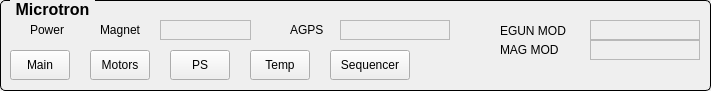
       <widget class="QGroupBox" name="titleGroupBox_3">
        <property name="geometry">
         <rect>
          <x>0</x>
          <y>100</y>
          <width>711</width>
          <height>91</height>
         </rect>
        </property>
        <property name="font">
         <font>
          <pointsize>12</pointsize>
          <weight>75</weight>
          <bold>true</bold>
         </font>
        </property>
        <property name="styleSheet">
         <string notr="true">QGroupBox {
     border: 1px solid black;
     border-radius: 5px;
     margin-top: 0.5em;
 }
 
 QGroupBox::title {
     subcontrol-origin: margin;
     left: 10px;
     padding: 0 3px 0 3px;
 }</string>
        </property>
        <property name="title">
         <string>Microtron</string>
        </property>
        <widget class="QESimpleShape" name="qesimpleshape_5">
         <property name="geometry">
          <rect>
           <x>10</x>
           <y>20</y>
           <width>16</width>
           <height>20</height>
          </rect>
         </property>
         <property name="sizePolicy">
          <sizepolicy hsizetype="Preferred" vsizetype="Preferred">
           <horstretch>0</horstretch>
           <verstretch>0</verstretch>
          </sizepolicy>
         </property>
         <property name="shape">
          <enum>QSimpleShape::circle</enum>
         </property>
         <property name="modulus">
          <number>2</number>
         </property>
         <property name="colour0" stdset="0">
          <color>
           <red>20</red>
           <green>60</green>
           <blue>20</blue>
          </color>
         </property>
         <property name="colour1" stdset="0">
          <color>
           <red>5</red>
           <green>240</green>
           <blue>5</blue>
          </color>
         </property>
         <property name="variable" stdset="0">
          <string>MI-PS:isRackPowerEnabled</string>
         </property>
         <property name="displayAlarmStateOption" stdset="0">
          <enum>QE::Never</enum>
         </property>
        </widget>
        <widget class="QLabel" name="label">
         <property name="geometry">
          <rect>
           <x>30</x>
           <y>20</y>
           <width>50</width>
           <height>20</height>
          </rect>
         </property>
         <property name="text">
          <string>Power</string>
         </property>
        </widget>
        <widget class="QLabel" name="label_4">
         <property name="geometry">
          <rect>
           <x>100</x>
           <y>20</y>
           <width>60</width>
           <height>20</height>
          </rect>
         </property>
         <property name="text">
          <string>Magnet</string>
         </property>
        </widget>
        <widget class="QESimpleShape" name="qesimpleshape_6">
         <property name="geometry">
          <rect>
           <x>80</x>
           <y>20</y>
           <width>16</width>
           <height>20</height>
          </rect>
         </property>
         <property name="sizePolicy">
          <sizepolicy hsizetype="Preferred" vsizetype="Preferred">
           <horstretch>0</horstretch>
           <verstretch>0</verstretch>
          </sizepolicy>
         </property>
         <property name="shape">
          <enum>QSimpleShape::circle</enum>
         </property>
         <property name="modulus">
          <number>2</number>
         </property>
         <property name="edgeColour">
          <color>
           <red>0</red>
           <green>0</green>
           <blue>0</blue>
          </color>
         </property>
         <property name="colour0" stdset="0">
          <color>
           <red>20</red>
           <green>60</green>
           <blue>20</blue>
          </color>
         </property>
         <property name="colour1" stdset="0">
          <color>
           <red>5</red>
           <green>240</green>
           <blue>5</blue>
          </color>
         </property>
         <property name="variable" stdset="0">
          <string>MI-PS-MM:getShutdownCondition.B3</string>
         </property>
         <property name="edgeVariable" stdset="0">
          <string>MI-PS-MM:getShutdownCondition.B3.SEVR</string>
         </property>
         <property name="displayAlarmStateOption" stdset="0">
          <enum>QE::Never</enum>
         </property>
        </widget>
        <widget class="QPushButton" name="btnMicrotronMotors">
         <property name="geometry">
          <rect>
           <x>90</x>
           <y>50</y>
           <width>60</width>
           <height>30</height>
          </rect>
         </property>
         <property name="text">
          <string>Motors</string>
         </property>
        </widget>
        <widget class="QPushButton" name="btnMIOperation">
         <property name="geometry">
          <rect>
           <x>10</x>
           <y>50</y>
           <width>60</width>
           <height>30</height>
          </rect>
         </property>
         <property name="text">
          <string>Main</string>
         </property>
        </widget>
        <widget class="QPushButton" name="btnMicrotronPS">
         <property name="geometry">
          <rect>
           <x>170</x>
           <y>50</y>
           <width>60</width>
           <height>30</height>
          </rect>
         </property>
         <property name="text">
          <string>PS</string>
         </property>
        </widget>
        <widget class="QPushButton" name="btnMicrotronTemps">
         <property name="geometry">
          <rect>
           <x>250</x>
           <y>50</y>
           <width>60</width>
           <height>30</height>
          </rect>
         </property>
         <property name="text">
          <string>Temp</string>
         </property>
        </widget>
        <widget class="QLabel" name="label_127">
         <property name="geometry">
          <rect>
           <x>290</x>
           <y>20</y>
           <width>40</width>
           <height>20</height>
          </rect>
         </property>
         <property name="text">
          <string>AGPS</string>
         </property>
        </widget>
        <widget class="QSimpleShape" name="ledPowerAGPS">
         <property name="geometry">
          <rect>
           <x>270</x>
           <y>20</y>
           <width>16</width>
           <height>20</height>
          </rect>
         </property>
         <property name="colour2" stdset="0">
          <color>
           <red>252</red>
           <green>233</green>
           <blue>79</blue>
          </color>
         </property>
         <property name="colour3" stdset="0">
          <color>
           <red>239</red>
           <green>41</green>
           <blue>41</blue>
          </color>
         </property>
        </widget>
        <widget class="QPushButton" name="btnSequencer">
         <property name="geometry">
          <rect>
           <x>330</x>
           <y>50</y>
           <width>80</width>
           <height>30</height>
          </rect>
         </property>
         <property name="text">
          <string>Sequencer</string>
         </property>
        </widget>
        <widget class="QELabel" name="qelabel_35">
         <property name="geometry">
          <rect>
           <x>160</x>
           <y>20</y>
           <width>91</width>
           <height>20</height>
          </rect>
         </property>
         <property name="frameShape">
          <enum>QFrame::StyledPanel</enum>
         </property>
         <property name="variable" stdset="0">
          <string>MI-PS-MM:getCurrent</string>
         </property>
        </widget>
        <widget class="QLabel" name="label_50">
         <property name="geometry">
          <rect>
           <x>500</x>
           <y>20</y>
           <width>81</width>
           <height>21</height>
          </rect>
         </property>
         <property name="text">
          <string>EGUN MOD</string>
         </property>
        </widget>
        <widget class="QELabel" name="qelabel_46">
         <property name="geometry">
          <rect>
           <x>590</x>
           <y>20</y>
           <width>110</width>
           <height>20</height>
          </rect>
         </property>
         <property name="frameShape">
          <enum>QFrame::StyledPanel</enum>
         </property>
         <property name="variable" stdset="0">
          <string>$(group):getState</string>
         </property>
         <property name="variableSubstitutions" stdset="0">
          <string>group=MI-PS-MOD-GUN</string>
         </property>
        </widget>
        <widget class="QELabel" name="qelabel_49">
         <property name="geometry">
          <rect>
           <x>590</x>
           <y>40</y>
           <width>110</width>
           <height>20</height>
          </rect>
         </property>
         <property name="frameShape">
          <enum>QFrame::StyledPanel</enum>
         </property>
         <property name="variable" stdset="0">
          <string>$(group):getState</string>
         </property>
         <property name="variableSubstitutions" stdset="0">
          <string>group=MI-PS-MOD-MAG</string>
         </property>
        </widget>
        <widget class="QLabel" name="label_51">
         <property name="geometry">
          <rect>
           <x>500</x>
           <y>40</y>
           <width>81</width>
           <height>20</height>
          </rect>
         </property>
         <property name="text">
          <string>MAG MOD</string>
         </property>
        </widget>
        <widget class="QELabel" name="qelabel_51">
         <property name="geometry">
          <rect>
           <x>340</x>
           <y>20</y>
           <width>110</width>
           <height>20</height>
          </rect>
         </property>
         <property name="frameShape">
          <enum>QFrame::StyledPanel</enum>
         </property>
         <property name="variable" stdset="0">
          <string>AGPS:getState</string>
         </property>
        </widget>
       </widget>
